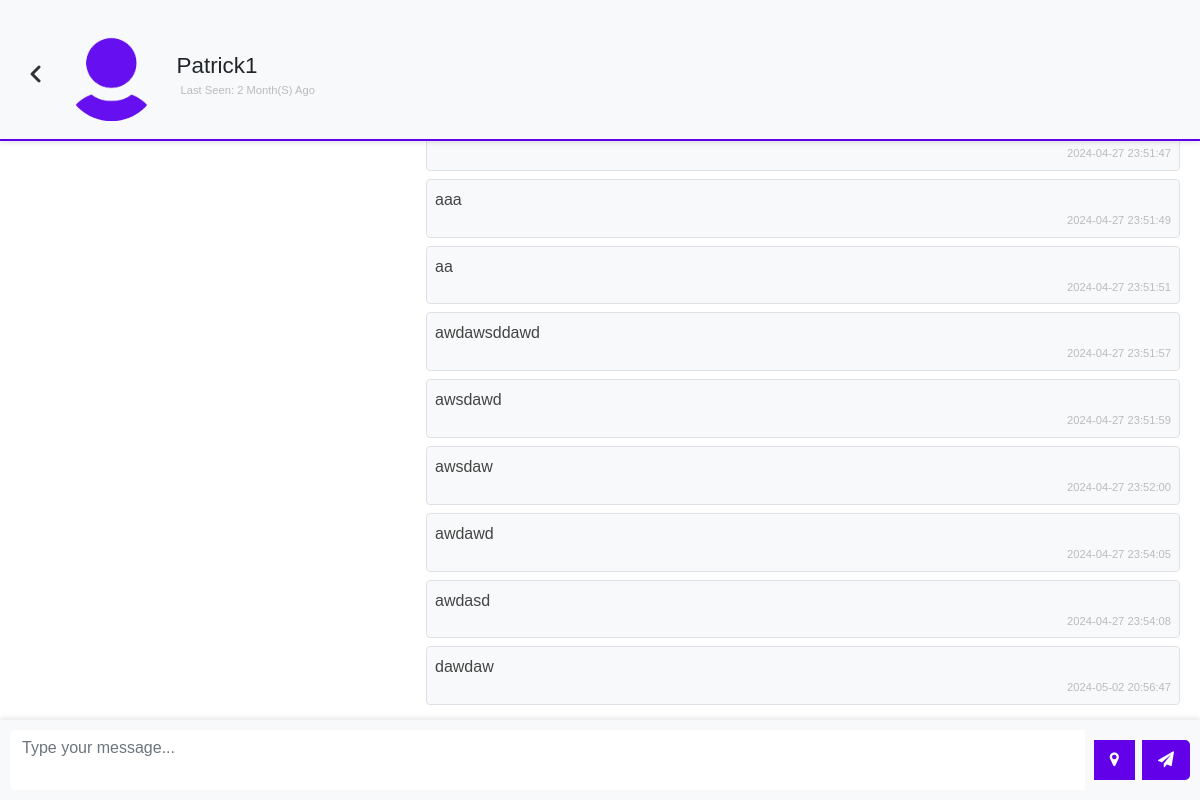
The page /chat.php?user=patrick1 (signed in) on the database as committed earlier.
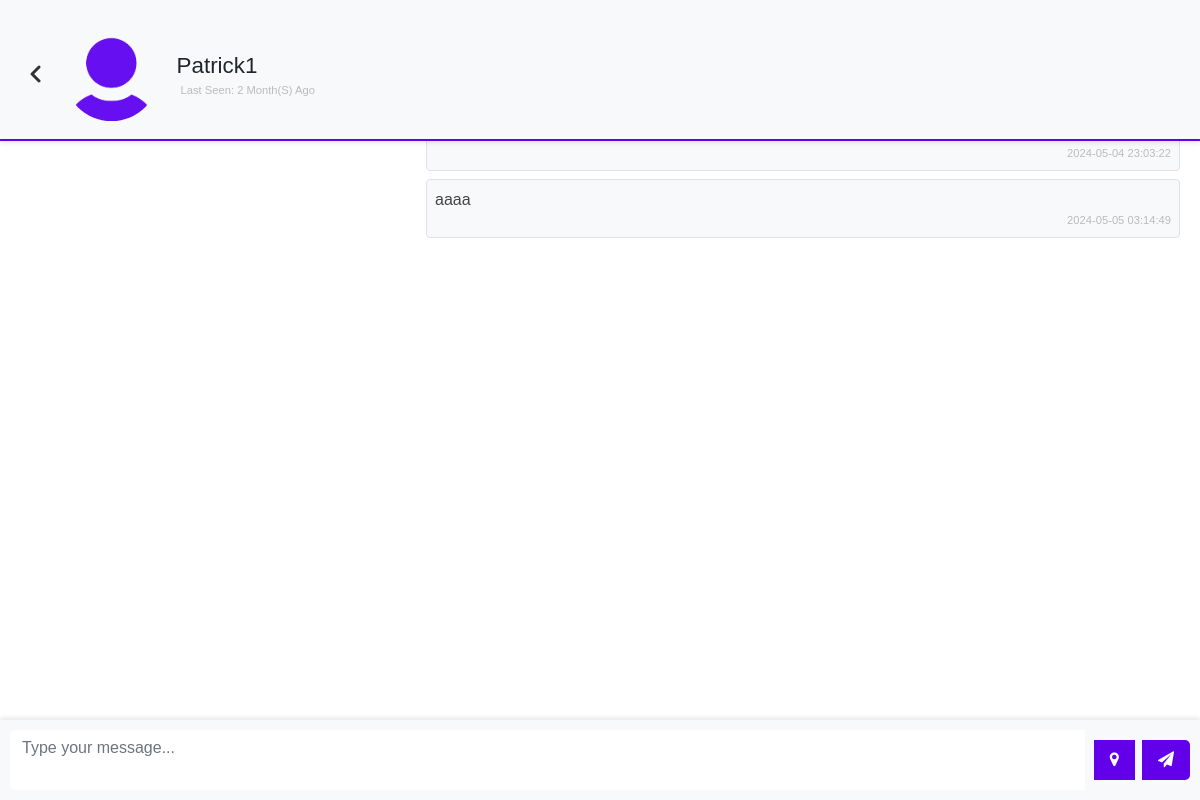
The same page on the database as committed later.
### tables this page shows
CREATE TABLE `users` (
  `user_id` int(11) NOT NULL,
  `name` varchar(255) NOT NULL,
  `username` varchar(255) NOT NULL,
  `email` varchar(255) NOT NULL,
  `password` varchar(255) NOT NULL,
  `p_p` varchar(255) DEFAULT 'user-default.png',
  `code` text NOT NULL,
  `is_admin` tinyint(1) NOT NULL,
  `last_seen` datetime NOT NULL DEFAULT current_timestamp()
);

CREATE TABLE `chats` (
  `chat_id` int(11) NOT NULL,
  `from_id` int(11) NOT NULL,
  `to_id` int(11) NOT NULL,
  `message` text NOT NULL,
  `opened` tinyint(1) NOT NULL DEFAULT 0,
  `created_at` datetime NOT NULL DEFAULT current_timestamp()
);

### app/helpers/user.php (called while the page is built)
<?php
function getUser($username, $conn){
   $sql = "SELECT * FROM users
           WHERE username=?";
   $stmt = $conn->prepare($sql);
   $stmt->execute([$username]);
   if ($stmt->rowCount() === 1) {
   	 $user = $stmt->fetch();
   	 return $user;
   }else {
   	$user = [];
   	return $user;
   }
}

### app/helpers/timeAgo.php (called while the page is built, shortened)
<?php
function last_seen($date_time){
   $timestamp = strtotime($date_time);
   $strTime = array("second", "minute", "hour", "day", "month", "year");
   $length = array("60","60","24","30","12","10");
   $currentTime = time();
   if($currentTime >= $timestamp) {
		$diff     = time()- $timestamp;
		for($i = 0; $diff >= $length[$i] && $i < count($length)-1; $i++) {
		$diff = $diff / $length[$i];
		}
		$diff = round($diff);
		if ($diff < 59 && $strTime[$i] == "second") {
			return 'Active';
		}else {
			return $diff . " " . $strTime[$i] . "(s) ago ";
		}
   }
}

### app/helpers/chat.php (called while the page is built)
<?php
function getChats($id_1, $id_2, $conn){
   $sql = "SELECT * FROM chats
           WHERE (from_id=? AND to_id=?)
           OR    (to_id=? AND from_id=?)
           ORDER BY chat_id ASC";
    $stmt = $conn->prepare($sql);
    $stmt->execute([$id_1, $id_2, $id_1, $id_2]);
    if ($stmt->rowCount() > 0) {
    	$chats = $stmt->fetchAll();
    	return $chats;
    }else {
    	$chats = [];
    	return $chats;
    }
}

### chat.php (the view, shortened to what this page needs)
<?php
  if (isset($_SESSION['username'])) {
  	include 'app/db.conn.php';
  	include 'app/helpers/user.php';
  	include 'app/helpers/chat.php';
  	include 'app/helpers/timeAgo.php';
  	$chatWith = getUser($_GET['user'], $conn);
  	$chats = getChats($_SESSION['user_id'], $chatWith['user_id'], $conn);
?>
<!DOCTYPE html>
<html lang="en">
<head>
	<link href="https://cdn.jsdelivr.net/npm/bootstrap@5.0.1/dist/css/bootstrap.min.css" rel="stylesheet">
	<link rel="stylesheet"
	      href="css/style.css">
	<link rel="stylesheet" href="https://cdnjs.cloudflare.com/ajax/libs/font-awesome/4.7.0/css/font-awesome.min.css">
	<link rel="stylesheet" href="https://unpkg.com/leaflet/dist/leaflet.css" />
</head>
<body class="d-flex
             justify-content-center
             vh-100">
    <div class="w-400 rounded">
	<div class="pic-container">
	<a href="home.php"><img src="back.png" alt="" id="back-icon"></a>
	<div class="d-flex align-items-center mt-3 ">
    	   	  <img src="uploads/<?=$chatWith['p_p']?>"
    	   	       class="w-15 rounded-circle mb-2">
               <h3 class="display-4 fs-sm m-2 chat-username">
               	  <?=$chatWith['name']?> <br>
               	  <div class="d-flex
               	              align-items-center"
               	        title="online">
               	    <?php
                        if (last_seen($chatWith['last_seen']) == "Active") {
               	    ?>
               	        <div class="online"></div>
               	        <small class="d-block p-1">Online</small>
               	  	<?php }else{ ?>
               	         <small class="d-block p-1">
               	         	Last seen:
               	         	<?=last_seen($chatWith['last_seen'])?>
               	         </small>
               	  	<?php } ?>
               	  </div>
               </h3>
    	   </div>
    </div>
	<div class="chat-container">
    	   <div class="p-1 rounded
    	               d-flex flex-column
    	                mt-2 chat-box"
    	        id="chatBox">
    	        <?php
                     if (!empty($chats)) {
                     foreach($chats as $chat){
                     	if($chat['from_id'] == $_SESSION['user_id'])
                     	{ ?>
						<p class="rtext align-self-end
						        border rounded p-2 mb-2">
						    <?=$chat['message']?>
						    <small class="d-block">
						    	<?=$chat['created_at']?>
						    </small>
						</p>
                    <?php }
                     }
    	   	} ?>
    	   </div>
    </div>
	<div class="input-group message-input">
    <textarea id="message" class="form-control" placeholder="Type your message..."></textarea>
    <button onclick="shareLocation()"id="locationBtn" class="btn btn-secondary location-btn"><i class="fa fa-map-marker"></i></button>
    <button id="sendBtn" class="btn btn-secondary"><i class="fa fa-paper-plane"></i></button>
</div>
    </div>
 </body>
 </html>
<?php
  }else{
  	header("Location: index.php");
   	exit;
  }
 ?>

### css/style.css (style rules this page uses)
.vh-100 { min-height: 100vh; }
.w-400 { width: 100%; height: 100vh; padding-left:1rem; padding-right:1rem; }
a { text-decoration: none; }
.w-15 { width: 15%; }
.fs-sm { font-size: 1.4rem; }
small { color: #bbb; font-size: 0.7rem; text-align: right; }
.chat-box { overflow-y: auto; overflow-x: hidden; max-height: 50vh; }
.rtext { width: 65%; background: #f8f9fa; color: #444; }
textarea { resize: none; }
body { font-family: "Poppins", sans-serif; }
html { scrollbar-width: none; }
#back-icon { margin-top: 10px; margin-left:0.5rem; }
.btn-secondary { background-color:#6200EA; }
.pic-container { border-bottom: 2px solid #6200EE; }
.chat-box { max-height: 100vh; overflow-y: auto; }
.message-input { position: fixed; bottom: 0; left: 0; width: 100%; background-color: #f8f9fa; padding: 10px; display: flex; align-items: center; box-shadow: 0px -2px 5px rgba(0, 0, 0, 0.1); }
.message-input textarea { flex: 1; margin-right: 10px; border: none; border-radius: 5px; resize: none; }
.message-input button { border: none; color: #fff; padding: 8px 16px; border-radius: 5px; cursor: pointer; }
.pic-container { position: fixed; top: 0; left: 0; width: 100%; background-color: #f8f9fa; padding: 10px; display: flex; align-items: center; box-shadow: 0px 2px 5px rgba(0, 0, 0, 0.1); }
.pic-container img { margin-right: 10px; border-radius: 50%; }
.chat-container { padding-top: 100px; height: 100vh; padding-bottom: 10px; max-height: calc(110vh - 156px); overflow-y: auto; }
.location-btn { margin-right: 0.5rem; }
a { color: #6200EE; text-transform: capitalize; }
.chat-username { text-transform: capitalize; }

Rows that differ between the two databases and show on the page:
removed chats: created_at "2024-04-27 23:51:47"
removed chats: message "aaa", created_at "2024-04-27 23:51:49"
removed chats: message "aa", created_at "2024-04-27 23:51:51"
removed chats: message "awdawsddawd", created_at "2024-04-27 23:51:57"
removed chats: message "awsdawd", created_at "2024-04-27 23:51:59"
removed chats: message "awsdaw", created_at "2024-04-27 23:52:00"
removed chats: message "awdawd", created_at "2024-04-27 23:54:05"
removed chats: message "awdasd", created_at "2024-04-27 23:54:08"
removed chats: message "dawdaw", created_at "2024-05-02 20:56:47"
added chats: created_at "2024-05-04 23:03:22"
added chats: message "aaaa", created_at "2024-05-05 03:14:49"
